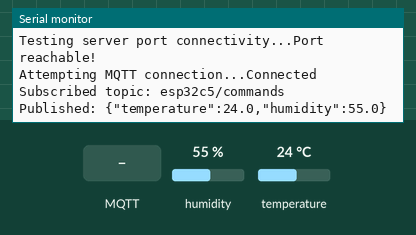
Recording of a sketch running on a simulated ESP32-C6. Parts: the last lines printed to the serial monitor. The test bench sets the inputs (shaded band); at power-on: humidity 55 %, temperature 24 °C. WiFi joins after 1.5 s; servers stay silent unless stated; no MQTT or app messages arrive unless stated.

Above: at 2.9 s.
3.0 s: MQTT message "1" arrives on the first subscribed topic
At 3.8 s:
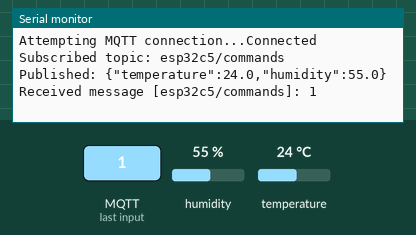
4.5 s: MQTT message "on" arrives on the first subscribed topic
At 5.1 s:
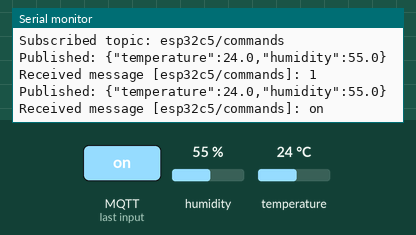
6.0 s: MQTT message "off" arrives on the first subscribed topic
7.5 s: humidity set to 22 %
At 8.8 s:
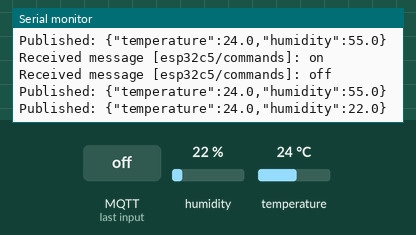
9.0 s: temperature set to 12 °C
At 10.4 s:
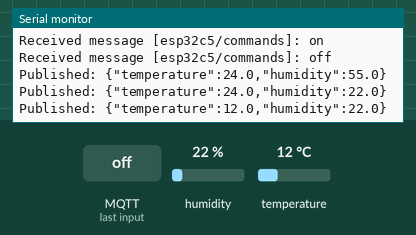
10.5 s: humidity set to 40 %
At 12.8 s:
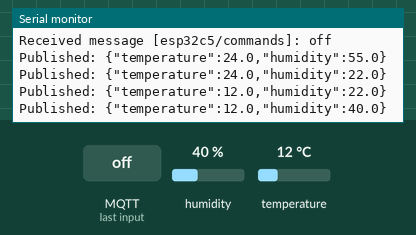
Timing chart, 0 to 13.0 s (numbered marks = the images above; inputs shaded):
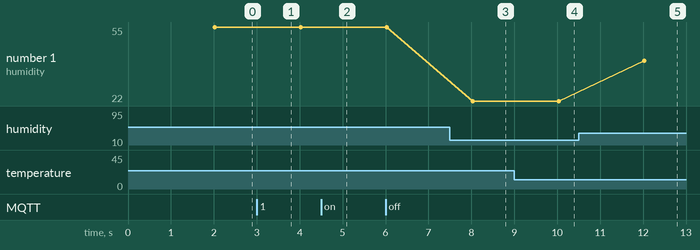

The sketch:

esp_C5.ino
```cpp
#include <WiFi.h>
#include <PubSubClient.h>
#include <dht11.h>
dht11 DHT;

#define DHT11_PIN 2

const char *ssid = "********";          // Change this to your WiFi SSID
const char *password = "********";  // Change this to your WiFi password

// MQTT Broker settings
const char *mqtt_server = "********";  // Home Assistant IP address (or your MQTT broker)
const int mqtt_port = 1883;                    // Default MQTT port
const char *mqtt_user = "********";             // MQTT username
const char *mqtt_password = "********";    // MQTT password

// Publish and subscribe topics
const char* pub_topic = "esp32c5/data";
const char* sub_topic = "esp32c5/commands";

// MQTT client
WiFiClient espClient;
PubSubClient MQTTclient(espClient);

// WiFi connection function
void setup_wifi() {
  Serial.println();
  Serial.println("******************************************************");
  Serial.print("Connecting to ");
  Serial.println(ssid);
  WiFi.begin(ssid, password);
  while (WiFi.status() != WL_CONNECTED) {
    delay(500);
    Serial.print(".");
  }
  Serial.println("");
  Serial.println("WiFi connected");
  Serial.println("IP address: ");
  Serial.println(WiFi.localIP());

  // Get WiFi channel and band
  uint8_t channel = WiFi.channel();
  Serial.print("Channel: ");
  Serial.println(channel);
  if (channel <= 14) {
    Serial.println("Band: 2.4GHz");
  } else {
    Serial.println("Band: 5GHz");
  }
}

// MQTT message callback
void callback(char* topic, byte* payload, unsigned int length) {
  Serial.print("Received message [");
  Serial.print(topic);
  Serial.print("]: ");

  for (int i = 0; i < length; i++) {
    Serial.print((char)payload[i]);
  }
  Serial.println();
}

// Reconnect to MQTT if disconnected
void reconnect() {
  while (!MQTTclient.connected()) {
    Serial.print("Attempting MQTT connection...");

    if (MQTTclient.connect("ESP32Client", mqtt_user, mqtt_password)) {
      Serial.println("Connected");

      // Subscribe to topic after successful connection
      MQTTclient.subscribe(sub_topic);
      Serial.print("Subscribed topic: ");
      Serial.println(sub_topic);

    } else {
      Serial.print("Failed, rc=");
      Serial.print(MQTTclient.state());
      Serial.println(" retry in 5 seconds");
      delay(5000);
    }
  }
}

void testServerConnection() {
  WiFiClient testClient;
  Serial.print("Testing server port connectivity...");
  if (testClient.connect(mqtt_server, mqtt_port)) {
    Serial.println("Port reachable!");
    testClient.stop();
  } else {
    Serial.println("Connection failed! Check:");
    Serial.printf("- Address: %s\n", mqtt_server);
    Serial.printf("- Port: %d\n", mqtt_port);
    Serial.println("- Firewall settings");
    Serial.println("- Network isolation policy");
  }
}

// Read and publish DHT11 temperature and humidity
void publishSensorData() {
  int status = DHT.read(DHT11_PIN);
  if (status == 0) {
    float temperatureC = (float)DHT.temperature;
    float humidityPct = (float)DHT.humidity;

    char payload[160];
    snprintf(payload, sizeof(payload),
             "{\"temperature\":%.1f,\"humidity\":%.1f}",
             temperatureC,
             humidityPct);

    if (MQTTclient.publish(pub_topic, payload)) {
      Serial.print("Published: ");
      Serial.println(payload);
    } else {
      Serial.println("Publish failed!");
    }
  } else {
    Serial.print("DHT11 read failed, code=");
    Serial.println(status);
  }
}

void setup() {
  Serial.begin(115200);
  setup_wifi();

  MQTTclient.setServer(mqtt_server, mqtt_port);
  MQTTclient.setCallback(callback);
  testServerConnection();
}

void loop() {
  if (!MQTTclient.connected()) {
    reconnect();
  }
  MQTTclient.loop();

  // Example: publish data every 2 seconds
  static unsigned long lastMsgTime = 0;
  unsigned long now = millis();

  if (now - lastMsgTime > 2000) {
    lastMsgTime = now;
    publishSensorData();
  }
}
```

Measured:
- after the input at 3.0 s, the serial monitor: prints a new line at once (image 1)
- after the input at 4.5 s, the serial monitor: prints a new line at once (image 2)
- after the input at 7.5 s, the serial monitor: prints a new line after 0.53 s (image 3)
- after the input at 9.0 s, the serial monitor: prints a new line after 1.0 s (image 4)
- after the input at 10.5 s, the serial monitor: prints a new line after 1.5 s (image 5)
- plotted number 1: 55 → 22 after the input at 7.5 s, 22 → 40 after the input at 10.5 s
